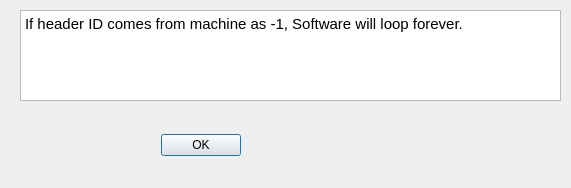
<?xml version="1.0" encoding="UTF-8"?>
<ui version="4.0">
 <class>Notes</class>
 <widget class="QDialog" name="Notes">
  <property name="geometry">
   <rect>
    <x>0</x>
    <y>0</y>
    <width>571</width>
    <height>188</height>
   </rect>
  </property>
  <property name="windowTitle">
   <string>Set Values</string>
  </property>
  <widget class="QDialogButtonBox" name="buttonBox">
   <property name="geometry">
    <rect>
     <x>110</x>
     <y>130</y>
     <width>131</width>
     <height>31</height>
    </rect>
   </property>
   <property name="toolTip">
    <string>connect to port</string>
   </property>
   <property name="orientation">
    <enum>Qt::Horizontal</enum>
   </property>
   <property name="standardButtons">
    <set>QDialogButtonBox::Ok</set>
   </property>
   <property name="centerButtons">
    <bool>false</bool>
   </property>
  </widget>
  <widget class="QTextBrowser" name="textBrowser">
   <property name="geometry">
    <rect>
     <x>20</x>
     <y>10</y>
     <width>541</width>
     <height>91</height>
    </rect>
   </property>
   <property name="html">
    <string>&lt;!DOCTYPE HTML PUBLIC &quot;-//W3C//DTD HTML 4.0//EN&quot; &quot;http://www.w3.org/TR/REC-html40/strict.dtd&quot;&gt;
&lt;html&gt;&lt;head&gt;&lt;meta name=&quot;qrichtext&quot; content=&quot;1&quot; /&gt;&lt;style type=&quot;text/css&quot;&gt;
p, li { white-space: pre-wrap; }
&lt;/style&gt;&lt;/head&gt;&lt;body style=&quot; font-family:'Ubuntu'; font-size:11pt; font-weight:400; font-style:normal;&quot;&gt;
&lt;p style=&quot; margin-top:0px; margin-bottom:0px; margin-left:0px; margin-right:0px; -qt-block-indent:0; text-indent:0px;&quot;&gt;If header ID comes from machine as -1, Software will loop forever.&lt;/p&gt;&lt;/body&gt;&lt;/html&gt;</string>
   </property>
  </widget>
 </widget>
 <resources>
  <include location="graphics/pics.qrc"/>
 </resources>
 <connections>
  <connection>
   <sender>buttonBox</sender>
   <signal>accepted()</signal>
   <receiver>Notes</receiver>
   <slot>accept()</slot>
   <hints>
    <hint type="sourcelabel">
     <x>140</x>
     <y>165</y>
    </hint>
    <hint type="destinationlabel">
     <x>176</x>
     <y>96</y>
    </hint>
   </hints>
  </connection>
  <connection>
   <sender>buttonBox</sender>
   <signal>rejected()</signal>
   <receiver>Notes</receiver>
   <slot>reject()</slot>
   <hints>
    <hint type="sourcelabel">
     <x>165</x>
     <y>165</y>
    </hint>
    <hint type="destinationlabel">
     <x>176</x>
     <y>96</y>
    </hint>
   </hints>
  </connection>
 </connections>
</ui>
